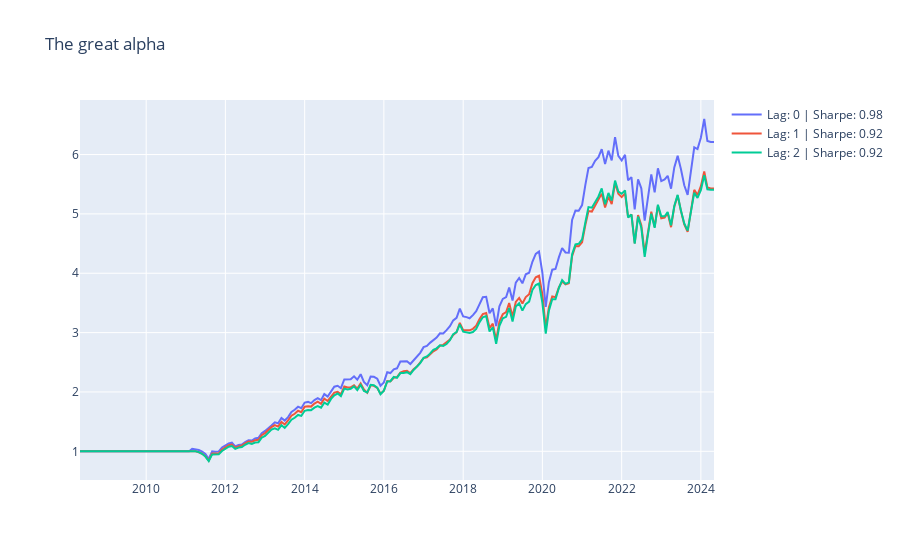

Here is the notebook cell this chart was saved with:
### Code cell
def macd_distance(series):
    max_value = series.max()
    min_value = series.min()
    series = (series - min_value) / (max_value - min_value)
    
    short_ema = series.ewm(span=12, adjust=False, min_periods=12).mean()
    long_ema = series.ewm(span=26, adjust=False, min_periods=26).mean()

    macd = short_ema - long_ema
    macd_signal = macd.ewm(span=9, adjust=False, min_periods=9).mean()
    return (macd_signal - macd)

alpha = df_signal['Close'].pct_change().apply(macd_distance)
alpha_title = 'The great alpha'
analyze_alpha(alpha, df_return, alpha_title, short=0, plot=plot)

### Figure 1 — Plotly figure (JSON) as saved in the notebook; plotly's stock layout.template omitted (floating-point values rounded to 4 significant figures; data arrays with more than 128 entries replaced by an {"elided": "..."} marker saying what was removed)
{"data": [{"name": "Lag: 0 | Sharpe: 0.98", "type": "scatter", "x": {"elided": "193 str values"}, "y": {"elided": "193 float values"}}, {"name": "Lag: 1 | Sharpe: 0.92", "type": "scatter", "x": {"elided": "193 str values"}, "y": {"elided": "193 float values"}}, {"name": "Lag: 2 | Sharpe: 0.92", "type": "scatter", "x": {"elided": "193 str values"}, "y": {"elided": "193 float values"}}], "layout": {"title": {"text": "The great alpha"}}}
